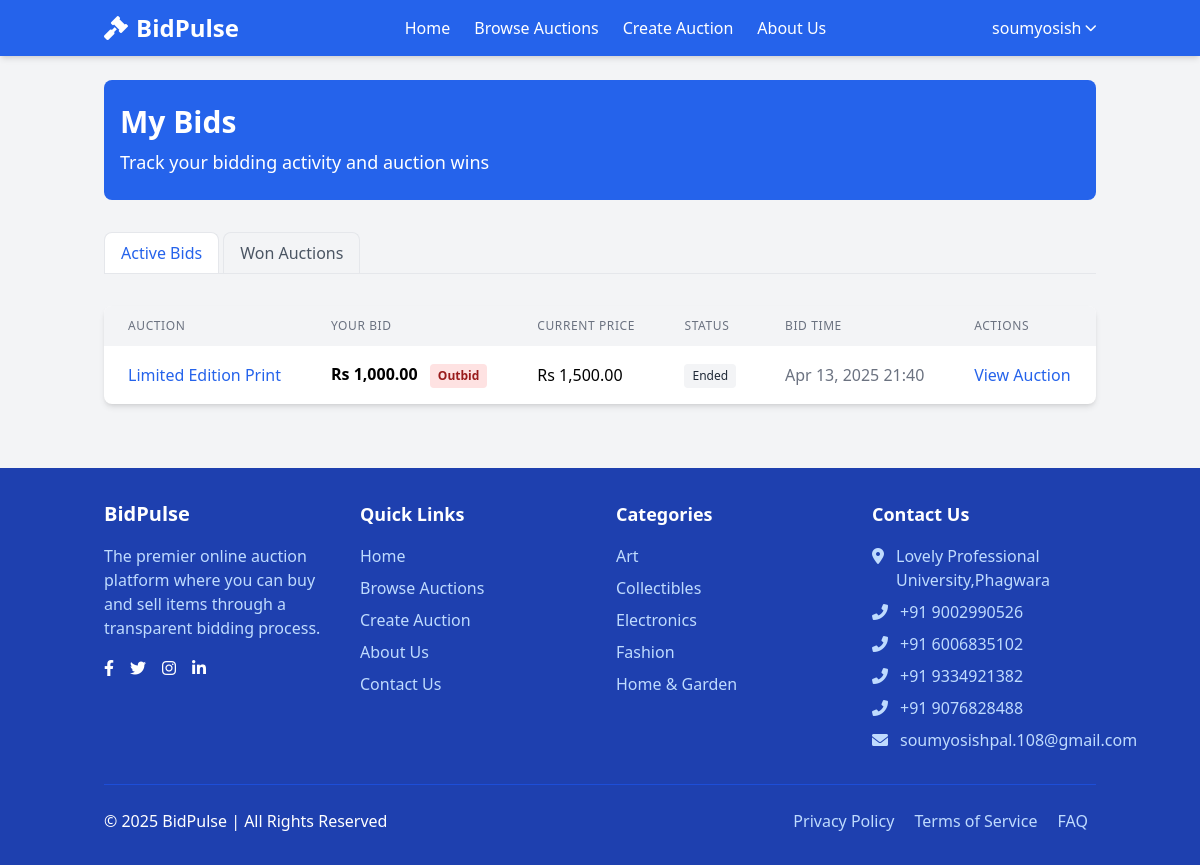
/my_bids.php (signed in), run on the app's committed database.
### tables this page shows
CREATE TABLE `bids` (
  `bid_id` int(11) NOT NULL,
  `auction_id` int(11) NOT NULL,
  `bidder_id` int(11) NOT NULL,
  `bid_amount` decimal(10,2) NOT NULL,
  `bid_time` timestamp NOT NULL DEFAULT current_timestamp()
);

CREATE TABLE `auctions` (
  `auction_id` int(11) NOT NULL,
  `title` varchar(100) NOT NULL,
  `description` text NOT NULL,
  `image_url` varchar(255) NOT NULL,
  `seller_id` int(11) NOT NULL,
  `category_id` int(11) NOT NULL,
  `starting_price` decimal(10,2) NOT NULL,
  `current_price` decimal(10,2) NOT NULL,
  `start_date` timestamp NOT NULL DEFAULT current_timestamp() ON UPDATE current_timestamp(),
  `end_date` timestamp NOT NULL DEFAULT '0000-00-00 00:00:00',
  `status` enum('active','ended','cancelled') DEFAULT 'active',
  `created_at` timestamp NOT NULL DEFAULT current_timestamp(),
  `updated_at` timestamp NOT NULL DEFAULT current_timestamp() ON UPDATE current_timestamp()
);

CREATE TABLE `categories` (
  `category_id` int(11) NOT NULL,
  `name` varchar(50) NOT NULL,
  `description` text DEFAULT NULL,
  `created_at` timestamp NOT NULL DEFAULT current_timestamp()
);

### php/auction_functions.php (called while the page is built, shortened)
<?php
require_once 'config.php';
function get_all_categories() {
    global $conn;
    $query = "SELECT * FROM categories ORDER BY name";
    $result = mysqli_query($conn, $query);
    $categories = [];
    if($result) {
        while($row = mysqli_fetch_assoc($result)) {
            $categories[] = $row;
        }
    }
    return $categories;
}
function get_user_bids($user_id) {
    global $conn;
    $query = "SELECT b.*, a.title as auction_title, a.current_price, a.end_date, a.status
              FROM bids b
              INNER JOIN auctions a ON b.auction_id = a.auction_id
              WHERE b.bidder_id = ?
              ORDER BY b.bid_time DESC";
    $stmt = mysqli_prepare($conn, $query);
    mysqli_stmt_bind_param($stmt, "i", $user_id);
    mysqli_stmt_execute($stmt);
    $result = mysqli_stmt_get_result($stmt);
    $bids = [];
    if($result) {
        while($row = mysqli_fetch_assoc($result)) {
            $bids[] = $row;
        }
    }
    return $bids;
}
?>

### my_bids.php (the view, shortened to what this page needs)
<?php
require_once 'php/config.php';
require_once 'php/auction_functions.php';
$bids = get_user_bids($_SESSION['user_id']);
include 'php/header.php';
?>
<div class="bg-blue-600 text-white py-6 rounded-lg mb-8">
    <div class="container mx-auto px-4">
        <h1 class="text-3xl font-bold">My Bids</h1>
        <p class="text-lg mt-2">Track your bidding activity and auction wins</p>
    </div>
</div>
<div class="mb-8">
    <ul class="flex border-b border-gray-200">
        <li class="mr-1">
            <a href="#active-bids" class="inline-block py-2 px-4 bg-white rounded-t-lg border-l border-t border-r border-gray-200 text-blue-600 font-medium active-tab">
                Active Bids
            </a>
        </li>
        <li class="mr-1">
            <a href="#won-auctions" class="inline-block py-2 px-4 bg-gray-100 rounded-t-lg border-l border-t border-r border-gray-200 text-gray-600 hover:text-blue-600 hover:bg-white">
                Won Auctions
            </a>
        </li>
    </ul>
</div>
<div id="active-bids-content" class="tab-content">
    <?php if (empty($bids)): ?>
    <div class="bg-white rounded-lg shadow-md p-6 text-center">
        <p class="text-gray-600 mb-4">You haven't placed any bids yet.</p>
        <a href="browse.php" class="bg-blue-600 text-white px-4 py-2 rounded-md hover:bg-blue-700 transition">Browse Auctions</a>
    </div>
    <?php else: ?>
    <div class="bg-white rounded-lg shadow-md overflow-hidden">
        <div class="overflow-x-auto">
            <table class="w-full">
                <thead>
                    <tr class="bg-gray-100">
                        <th class="px-6 py-3 text-left text-xs font-medium text-gray-500 uppercase tracking-wider">Auction</th>
                        <th class="px-6 py-3 text-left text-xs font-medium text-gray-500 uppercase tracking-wider">Your Bid</th>
                        <th class="px-6 py-3 text-left text-xs font-medium text-gray-500 uppercase tracking-wider">Current Price</th>
                        <th class="px-6 py-3 text-left text-xs font-medium text-gray-500 uppercase tracking-wider">Status</th>
                        <th class="px-6 py-3 text-left text-xs font-medium text-gray-500 uppercase tracking-wider">Bid Time</th>
                        <th class="px-6 py-3 text-left text-xs font-medium text-gray-500 uppercase tracking-wider">Actions</th>
                    </tr>
                </thead>
                <tbody class="divide-y divide-gray-200">
                    <?php foreach($bids as $bid): ?>
                    <tr class="hover:bg-gray-50">
                        <td class="px-6 py-4 whitespace-nowrap">
                            <a href="auction.php?id=<?php echo $bid['auction_id']; ?>" class="text-blue-600 hover:text-blue-800 font-medium"><?php echo $bid['auction_title']; ?></a>
                        </td>
                        <td class="px-6 py-4 whitespace-nowrap font-semibold">
                            Rs <?php echo number_format($bid['bid_amount'], 2); ?>
                            <?php if($bid['bid_amount'] == $bid['current_price']): ?>
                            <span class="inline-block ml-2 bg-green-100 text-green-800 text-xs px-2 py-1 rounded">Highest Bid</span>
                            <?php elseif($bid['bid_amount'] < $bid['current_price']): ?>
                            <span class="inline-block ml-2 bg-red-100 text-red-800 text-xs px-2 py-1 rounded">Outbid</span>
                            <?php endif; ?>
                        </td>
                        <td class="px-6 py-4 whitespace-nowrap">
                            Rs <?php echo number_format($bid['current_price'], 2); ?>
                        </td>
                        <td class="px-6 py-4 whitespace-nowrap">
                            <?php if($bid['status'] == 'active'): ?>
                                <?php if(strtotime($bid['end_date']) > time()): ?>
                                <span class="inline-block bg-blue-100 text-blue-800 text-xs px-2 py-1 rounded">Active</span>
                                <?php else: ?>
                                <span class="inline-block bg-gray-100 text-gray-800 text-xs px-2 py-1 rounded">Ended</span>
                                <?php endif; ?>
                            <?php else: ?>
                            <span class="inline-block bg-gray-100 text-gray-800 text-xs px-2 py-1 rounded">Ended</span>
                            <?php endif; ?>
                        </td>
                        <td class="px-6 py-4 whitespace-nowrap text-gray-500">
                            <?php echo date('M d, Y H:i', strtotime($bid['bid_time'])); ?>
                        </td>
                        <td class="px-6 py-4 whitespace-nowrap">
                            <a href="auction.php?id=<?php echo $bid['auction_id']; ?>" class="text-blue-600 hover:text-blue-800">View Auction</a>
                        </td>
                    </tr>
                    <?php endforeach; ?>
                </tbody>
            </table>
        </div>
    </div>
    <?php endif; ?>
</div>
<?php include 'php/footer.php'; ?>

### php/footer.php (shortened to what this page needs)
</main>
    <footer class="bg-blue-800 text-white mt-10">
        <div class="container mx-auto px-4 py-8">
            <div class="grid grid-cols-1 md:grid-cols-4 gap-8">
                <div>
                    <h3 class="text-xl font-semibold mb-4">BidPulse</h3>
                    <p class="text-blue-200 mb-4">The premier online auction platform where you can buy and sell items through a transparent bidding process.</p>
                    <div class="flex space-x-4">
                        <a href="#" class="text-white hover:text-blue-200"><i class="fab fa-facebook-f"></i></a>
                        <a href="#" class="text-white hover:text-blue-200"><i class="fab fa-twitter"></i></a>
                        <a href="#" class="text-white hover:text-blue-200"><i class="fab fa-instagram"></i></a>
                        <a href="https://www.linkedin.com/in/soumyosishpal/" class="text-white hover:text-blue-200"><i class="fab fa-linkedin-in"></i></a>
                    </div>
                </div>
                <div>
                    <h3 class="text-lg font-semibold mb-4">Quick Links</h3>
                    <ul class="space-y-2">
                        <li><a href="index.php" class="text-blue-200 hover:text-white">Home</a></li>
                        <li><a href="browse.php" class="text-blue-200 hover:text-white">Browse Auctions</a></li>
                        <li><a href="create_auction.php" class="text-blue-200 hover:text-white">Create Auction</a></li>
                        <li><a href="about.php" class="text-blue-200 hover:text-white">About Us</a></li>
                        <li><a href="contact.php" class="text-blue-200 hover:text-white">Contact Us</a></li>
                    </ul>
                </div>
                <div>
                    <h3 class="text-lg font-semibold mb-4">Categories</h3>
                    <ul class="space-y-2">
                        <?php
                        require_once 'php/auction_functions.php';
                        $categories = get_all_categories();
                        foreach(array_slice($categories, 0, 5) as $category) {
                            echo '<li><a href="browse.php?category=' . $category['category_id'] . '" class="text-blue-200 hover:text-white">' . $category['name'] . '</a></li>';
                        }
                        ?>
                    </ul>
                </div>
                <div>
                    <h3 class="text-lg font-semibold mb-4">Contact Us</h3>
                    <ul class="space-y-2 text-blue-200">
                        <li class="flex items-start">
                            <i class="fas fa-map-marker-alt mt-1 mr-3"></i>
                            <span>Lovely Professional University,Phagwara</span>
                        </li>
                        <li class="flex items-start">
                            <i class="fas fa-phone-alt mt-1 mr-3"></i>
                            <span>+91 9002990526</span>
                        </li>
                        <li class="flex items-start">
                            <i class="fas fa-phone-alt mt-1 mr-3"></i>
                            <span>+91 6006835102</span>
                        </li>
                        <li class="flex items-start">
                            <i class="fas fa-phone-alt mt-1 mr-3"></i>
                            <span>+91 9334921382</span>
                        </li>
                        <li class="flex items-start">
                            <i class="fas fa-phone-alt mt-1 mr-3"></i>
                            <span>+91 9076828488</span>
                        </li>
                        <li class="flex items-start">
                            <i class="fas fa-envelope mt-1 mr-3"></i>
                            <span>soumyosishpal.108@gmail.com</span>
                        </li>
                    </ul>
                </div>
            </div>
            <div class="border-t border-blue-700 mt-8 pt-6 flex flex-col md:flex-row justify-between items-center">
                <p>© 2025 BidPulse | All Rights Reserved</p>
                <div class="mt-4 md:mt-0">
                    <a href="#" class="text-blue-200 hover:text-white mx-2">Privacy Policy</a>
                    <a href="#" class="text-blue-200 hover:text-white mx-2">Terms of Service</a>
                    <a href="#" class="text-blue-200 hover:text-white mx-2">FAQ</a>
                </div>
            </div>
        </div>
    </footer>
</body>
</html>

### data on the page
bids: auction.title "Limited Edition Print", bid_amount "1,000.00", shows "Outbid", auction.current_price "1,500.00", bid_time "Apr 13, 2025 21:40"
categories: name "Art"
categories: name "Collectibles"
categories: name "Electronics"
categories: name "Fashion"
categories: name "Home & Garden"

### other printed values
$_SESSION['username'] "soumyosish"
